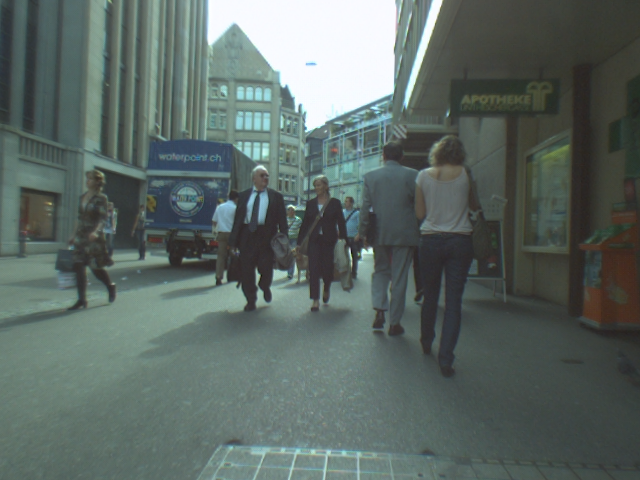
#> input picture test/1.png, 640 x 480 px, found by its file name
$ python testOpencv.py   (Python 2 division)
#> lines starting #> are read from the running program, lines starting #| are printed output that depends on the picture
# from cv2 import cv2
import cv2
import skimage.io
import skimage.transform
import numpy as np


path = '/home/lab/PycharmProjects/Inpainting-multi/test/1.png'
def load_image( path, pre_height=274, pre_width=274, height=256, width=256 ):
#> called with pre_height = 274, pre_width = 274, height = 256, width = 256
    try:
        # img = skimage.io.imread( path ).astype( float )
        img = cv2.imread(path).astype(float)
        print "srcImage:", img.shape, type(img)
#| srcImage: (480, 640, 3) <class 'numpy.ndarray'>
    except:
        print "Can't load image!"
        return None

    # img /= 255.

    if img is None: return None
    if len(img.shape) < 2: return None
    if len(img.shape) == 4: return None
    if len(img.shape) == 2: img = np.tile(img[:, :, None], 3)
    if img.shape[2] == 4: img = img[:, :, :3]
    if img.shape[2] > 4: return None

    # [7 lines of commented-out code are left out]
    resized_img = cv2.resize(img, (pre_width, pre_height))
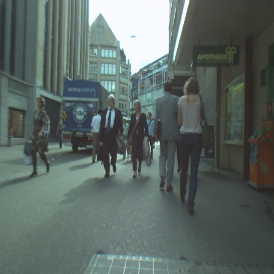
#> resized_img: shape (274, 274, 3) float64; mean B, G, R 100.5, 105, 92.6

    rand_y = np.random.randint(0, pre_height - height)
    rand_x = np.random.randint(0, pre_width - width)

    resized_img = resized_img[rand_y:rand_y + height, rand_x:rand_x + width, :]
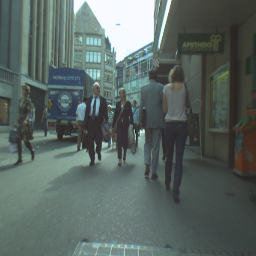
#> resized_img: shape (256, 256, 3) float64; mean B, G, R 99.1, 103.5, 91.1

    # Frizy changed
    # return (resized_img * 2) - 1  # (resized_img - 127.5)/127.5
    return resized_img

def damageImage(image):
    print "damage Image",image.shape, type(image)
#| damage Image (256, 256, 3) <class 'numpy.ndarray'>
    height = image.shape[0]
#> height = 256
    width = image.shape[1]
#> width = 256
    print height, width
#| 256 256

    p1x = np.random.randint(0, width)
#> p1x = 251
    p1y = np.random.randint(0, height)
#> p1y = 195

    p2x = np.random.randint(0, width)
#> p2x = 103
    p2y = np.random.randint(0, height)
#> p2y = 9

    p3x = np.random.randint(0, width)
#> p3x = 211
    p3y = np.random.randint(0, height)
#> p3y = 21

    p4x = np.random.randint(0, width)
#> p4x = 242
    p4y = np.random.randint(0, height)
#> p4y = 36

    points = np.array([[ [p1x,p1y],[p2x,p2y],[p3x,p3y],[p4x,p4y] ]])

    color = np.array([np.random.randint(0, 255),np.random.randint(0, 255),np.random.randint(0, 255)])

#> (the run stopped early here; a loop or call above may not have finished)
